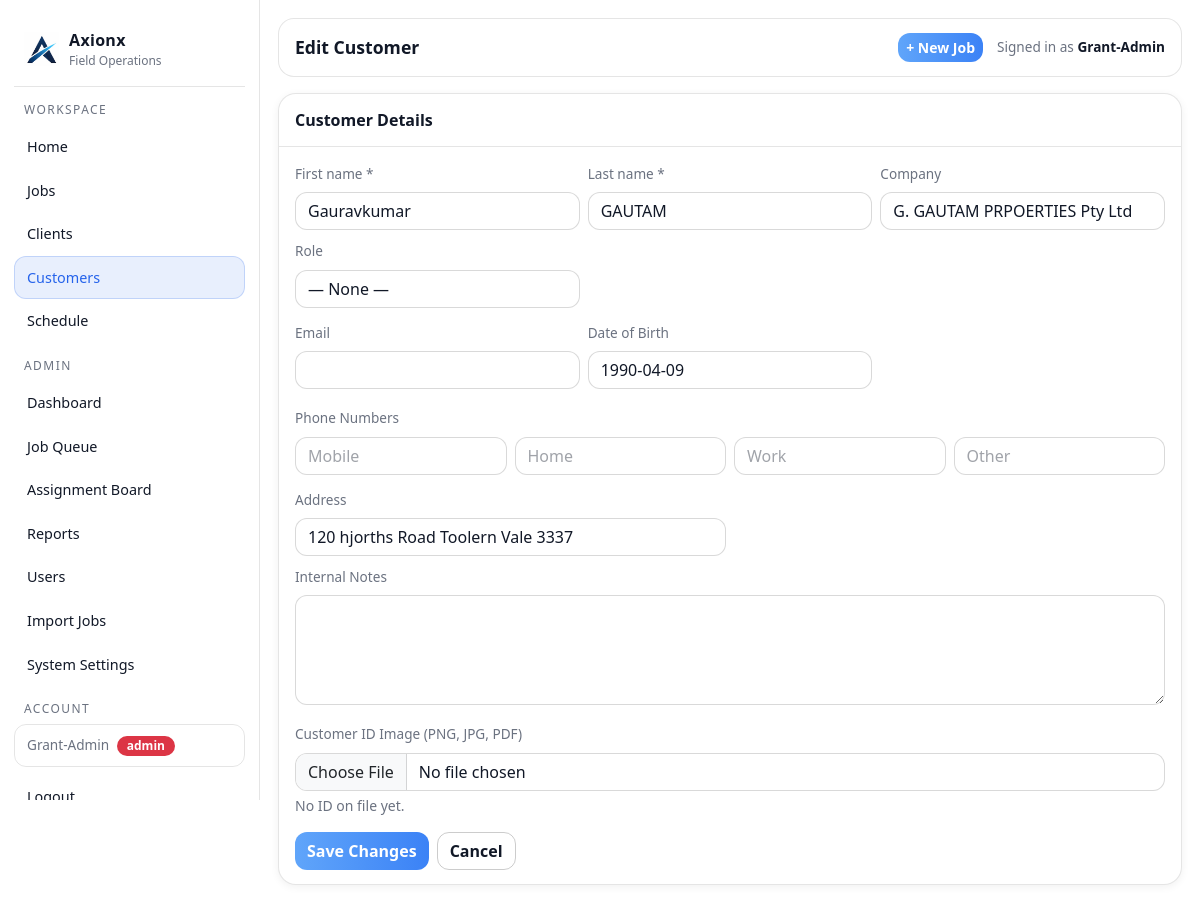
The page /customers/1/edit (signed in) on the database its author committed.
### tables this page shows
CREATE TABLE customers (
        id INTEGER PRIMARY KEY AUTOINCREMENT,
        first_name TEXT NOT NULL,
        last_name TEXT NOT NULL,
        company TEXT,
        email TEXT,
        dob TEXT,
        address TEXT,
        notes TEXT,
        id_image_filename TEXT,
        id_image_path TEXT,
        created_at TEXT NOT NULL,
        updated_at TEXT NOT NULL DEFAULT ''
    , role TEXT);

### app.py (the view)
@app.get("/customers/<int:customer_id>/edit")
@login_required
@admin_required
def customer_edit(customer_id: int):
    conn = db()
    cur = conn.cursor()
    cur.execute("SELECT * FROM customers WHERE id = ?", (customer_id,))
    customer = cur.fetchone()
    if not customer:
        conn.close()
        return ("Not found", 404)
    cur.execute("""
        SELECT * FROM contact_phone_numbers
        WHERE entity_type = 'customer' AND entity_id = ?
        ORDER BY id
    """, (customer_id,))
    phones = cur.fetchall()
    conn.close()
    return render_template("customer_edit.html", customer=customer, phones=phones)

### app.py (called while the page is built)
@app.after_request
def add_security_headers(resp):
    resp.headers["X-Content-Type-Options"] = "nosniff"
    resp.headers["X-Frame-Options"] = "DENY"
    resp.headers["Referrer-Policy"] = "strict-origin-when-cross-origin"
    resp.headers["Content-Security-Policy"] = (
        "default-src 'self' https: data:; "
        "img-src 'self' https: data:; "
        "script-src 'self' 'unsafe-inline' https:; "
        "style-src 'self' 'unsafe-inline' https:;"
    )
    return resp

def db():
    conn = sqlite3.connect(DB_PATH)
    conn.row_factory = sqlite3.Row
    return conn

def add_column_if_missing(cur, table, col, coltype):
    cur.execute(f"PRAGMA table_info({table})")
    cols = [r["name"] for r in cur.fetchall()]
    if col not in cols:
        cur.execute(f"ALTER TABLE {table} ADD COLUMN {col} {coltype}")

@app.context_processor
def inject_globals():
    return {
        "GOOGLE_MAPS_API_KEY": os.environ.get("GOOGLE_MAPS_API_KEY", ""),
        "google_maps_api_key": os.getenv("GOOGLE_MAPS_API_KEY", "")
    }

@app.before_request
def _ensure_db():
    init_db()

def login_required(f):
    @wraps(f)
    def wrapper(*args, **kwargs):
        if not session.get("user_id"):
            return redirect(url_for("login"))
        return f(*args, **kwargs)
    return wrapper

def admin_required(f):
    @wraps(f)
    def wrapper(*args, **kwargs):
        if not session.get("user_id"):
            return redirect(url_for("login"))
        if session.get("role") != "admin":
            flash("Admin access required.", "danger")
            return redirect(url_for("index"))
        return f(*args, **kwargs)
    return wrapper

### templates/customer_edit.html (shortened to what this page needs)
{% extends "layout.html" %}
{% block page_title %}Edit Customer{% endblock %}
{% block content %}
<div class="ax-card">
  <div class="ax-card-h">Customer Details</div>
  <div class="ax-card-b">
    <form method="post" enctype="multipart/form-data">
      <div class="row g-2">
        <div class="col-12 col-md-4">
          <label class="form-label">First name *</label>
          <input class="form-control" name="first_name" value="{{ customer.first_name }}" required>
        </div>
        <div class="col-12 col-md-4">
          <label class="form-label">Last name *</label>
          <input class="form-control" name="last_name" value="{{ customer.last_name }}" required>
        </div>
        <div class="col-12 col-md-4">
          <label class="form-label">Company</label>
          <input class="form-control" name="company" value="{{ customer.company or '' }}">
        </div>
        <div class="col-12 col-md-4">
          <label class="form-label">Role</label>
          <select class="form-select" name="role">
            <option value="">— None —</option>
          </select>
        </div>
      </div>
      <div class="row g-2 mt-1">
        <div class="col-12 col-md-4">
          <label class="form-label">Email</label>
          <input class="form-control" name="email" value="{{ customer.email or '' }}" type="email">
        </div>
        <div class="col-12 col-md-4">
          <label class="form-label">Date of Birth</label>
          <input class="form-control" name="dob" value="{{ customer.dob or '' }}" placeholder="YYYY-MM-DD">
        </div>
      </div>
      <div class="mt-3">
        <label class="form-label">Phone Numbers</label>
        {% set pm = {} %}
        {% for p in phones %}{% set _ = pm.update({p['label']: p['phone_number']}) %}{% endfor %}
        <div class="row g-2">
          <div class="col-6 col-lg-3">
            <input class="form-control" name="phone_mobile" placeholder="Mobile" value="{{ pm.get('Mobile','') }}">
          </div>
          <div class="col-6 col-lg-3">
            <input class="form-control" name="phone_home" placeholder="Home" value="{{ pm.get('Home','') }}">
          </div>
          <div class="col-6 col-lg-3">
            <input class="form-control" name="phone_work" placeholder="Work" value="{{ pm.get('Work','') }}">
          </div>
          <div class="col-6 col-lg-3">
            <input class="form-control" name="phone_other" placeholder="Other" value="{{ pm.get('Other','') }}">
          </div>
        </div>
      </div>
      <div class="row g-2 mt-1">
        <div class="col-12 col-lg-6">
          <label class="form-label">Address</label>
          <input class="form-control ax-address" name="address" value="{{ customer.address or '' }}" autocomplete="off" spellcheck="false">
        </div>
      </div>
      <div class="mt-2">
        <label class="form-label">Internal Notes</label>
        <textarea class="form-control" name="notes" rows="4">{{ customer.notes or '' }}</textarea>
      </div>
      <div class="mt-3">
        <label class="form-label">Customer ID Image (PNG, JPG, PDF)</label>
        <input class="form-control" type="file" name="id_image" accept=".png,.jpg,.jpeg,.pdf">
        {% if customer.id_image_path %}
          <div class="small mt-2" style="color:var(--muted)">
            Current ID on file &mdash;
            <a href="/uploads/{{ customer.id_image_path }}" target="_blank" style="color:var(--accent)">View</a>
            &nbsp;(uploading a new file will replace it)
          </div>
        {% else %}
          <div class="small mt-1" style="color:var(--muted)">No ID on file yet.</div>
        {% endif %}
      </div>
      <div class="mt-3 d-flex gap-2">
        <button class="btn btn-primary">Save Changes</button>
        <a class="btn btn-outline-secondary" href="/customers/{{ customer.id }}">Cancel</a>
      </div>
    </form>
  </div>
</div>
{% endblock %}

### templates/layout.html (style rules this page uses)
:root { --bg: #ffffff; --panel: #ffffff; --panel2: #f3f4f6; --card: #f9fafb; --text: #111827; --muted: #6b7280; --line: rgba(0,0,0,.10); --accent: #2563eb; --accent2: #16a34a; --danger: #dc2626; }
body { background: #ffffff; color: var(--text); }
body::before { content: ''; position: fixed; inset: 0; background: url('/static/images/axionx-icon.png') center center / 260px auto no-repeat; opacity: .03; pointer-events: none; z-index: 0; }
.ax-card { background: #ffffff; border: 1px solid var(--line); border-radius: 18px; box-shadow: 0 2px 8px rgba(0,0,0,.06); overflow: visible; }
.ax-card .ax-card-h { padding: 14px 16px; border-bottom: 1px solid var(--line); font-weight: 650; }
.ax-card .ax-card-b { padding: 14px 16px; }
.form-control, .form-select { background: #ffffff !important; color: var(--text) !important; border: 1px solid rgba(0,0,0,.15) !important; border-radius: 12px !important; }
.form-control::placeholder { color: rgba(17,24,39,.4); }
.form-label { color: var(--muted); font-size: .85rem; }
.btn { border-radius: 12px; font-weight: 600; }
.btn-primary { background: linear-gradient(90deg, #60a5fa, #3b82f6); border: 0; }
.btn-outline-secondary { border-color: rgba(0,0,0,.20); color: var(--text); }

### rows shown on the page
customers: first_name "Gauravkumar", last_name "GAUTAM", company "G. GAUTAM PRPOERTIES Pty Ltd", dob "1990-04-09", address "120 hjorths Road Toolern Vale 3337"

### other values the page prints
{{ session.get('user_name') }} "Grant-Admin"
{{ session.get('role') }} "admin"
